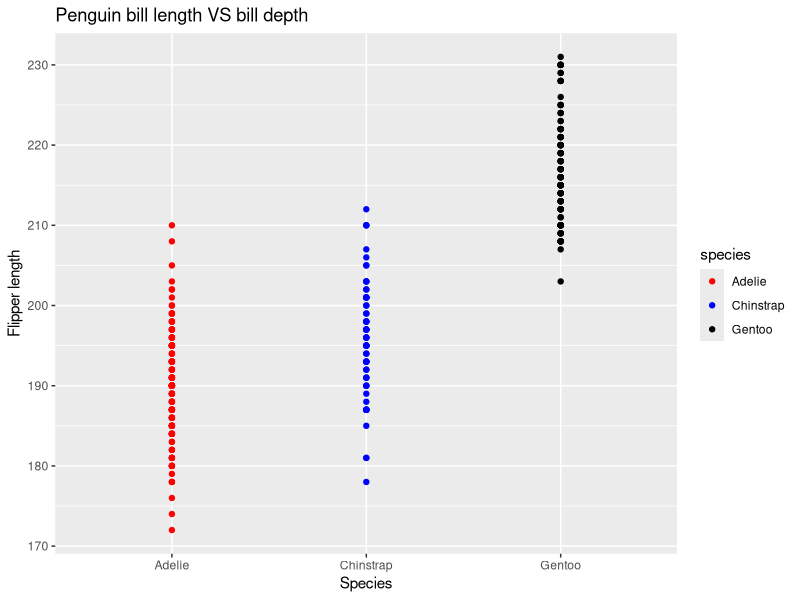

The R script that drew this image:
## ---- chunk 1
library(tidyverse)
library(palmerpenguins)

## ---- chunk 2
fx <- expression(x^2)
df_dx <- D(expr = fx, name = "x")
df_dx
## ---- chunk 3
pa <- expression(2 * ((3*a) + 2)^4 - 5)
da_db <- D(expr = pa, name = "a")
a <- 1.2
eval(da_db)
## ---- chunk 4
library(palmerpenguins)
## ---- chunk 5
library(ggplot2)
## ---- chunk 6
ggplot(data = penguins, aes(x = species, y = flipper_length_mm)) + geom_point(aes(color = species)) + scale_color_manual(values = c("red", "blue", "black")) + labs(x = "Species", y = "Flipper length", title = "Penguin bill length VS bill depth")
